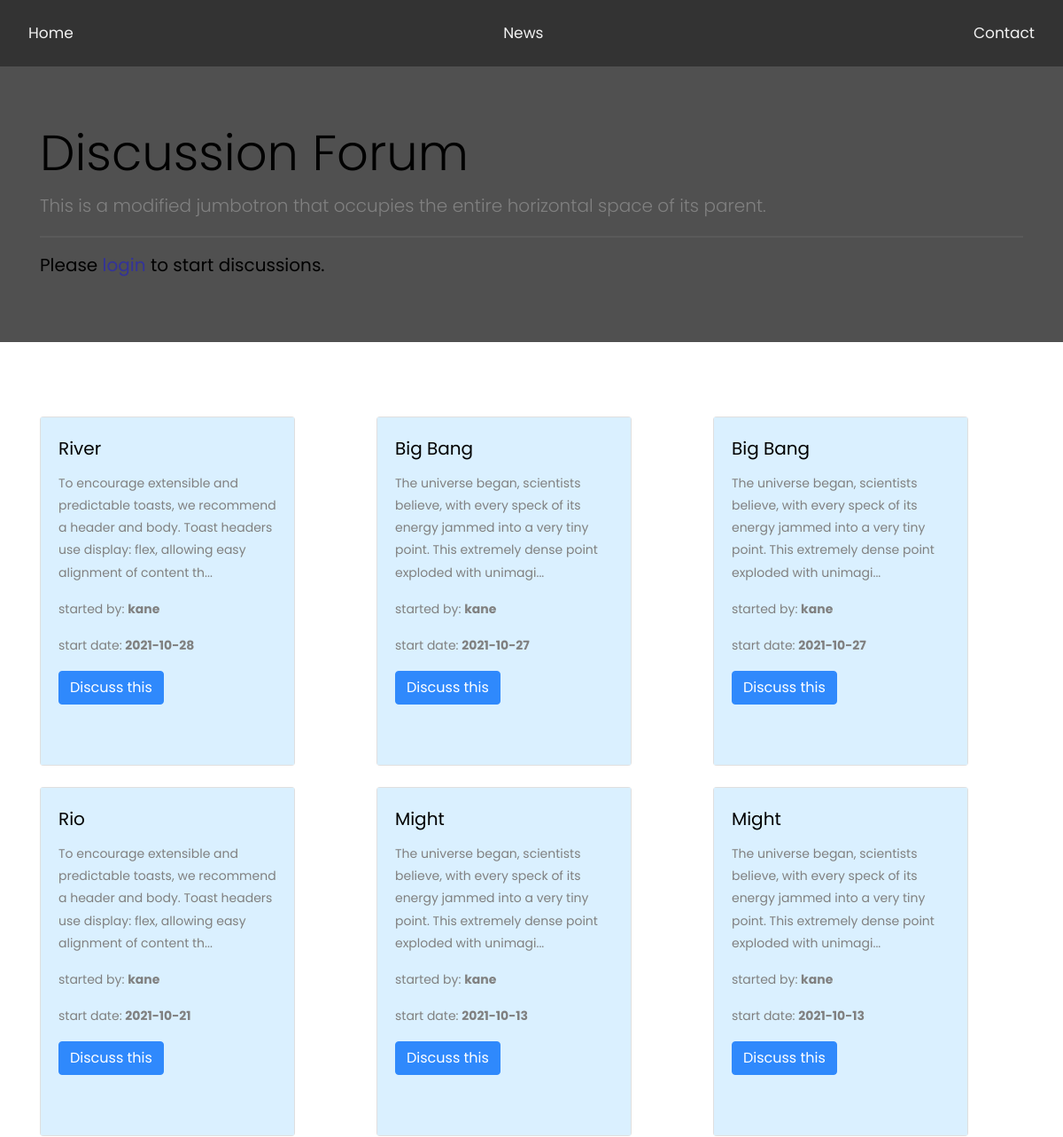
The app's page /forum.php (upper part), older data.
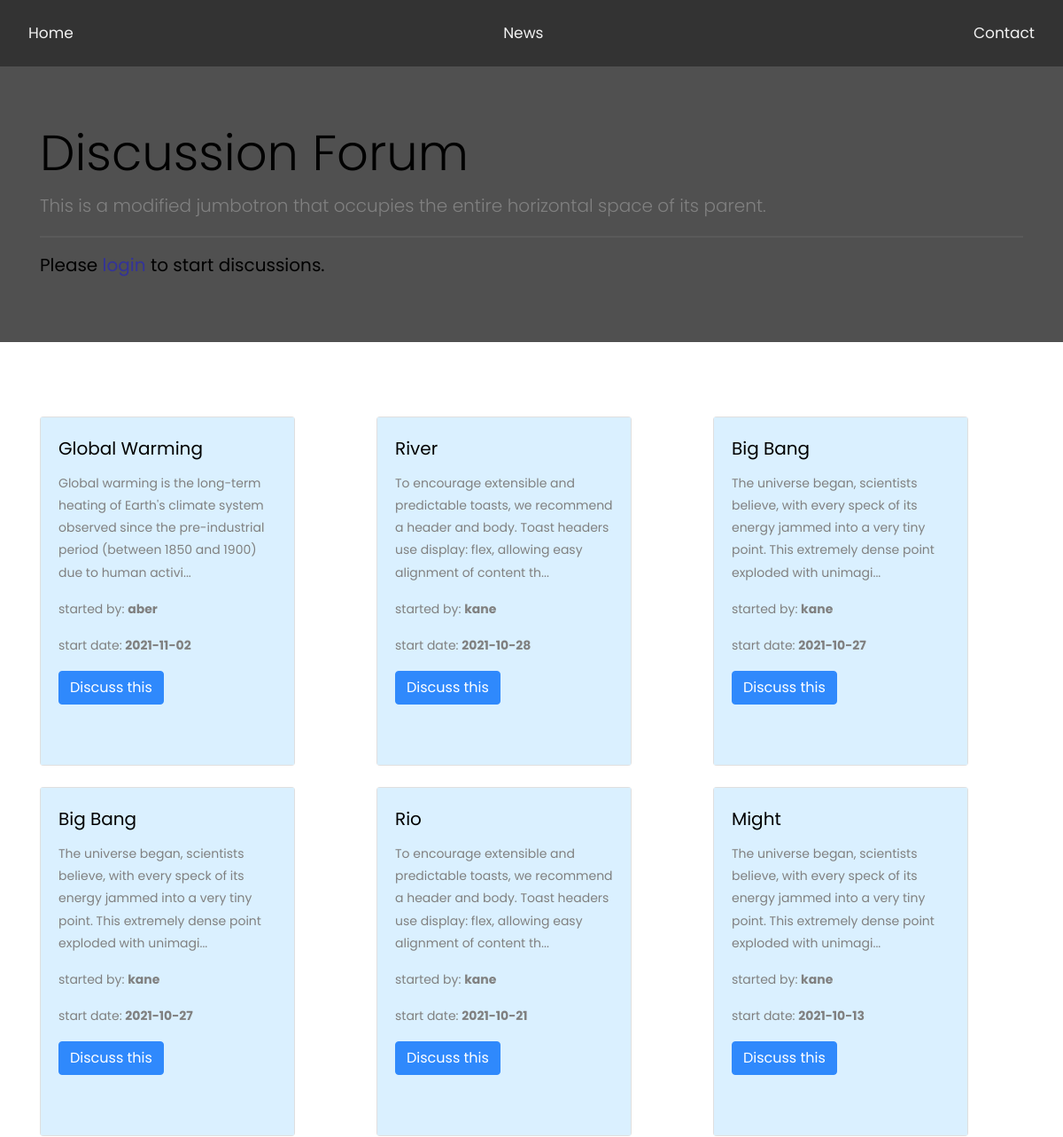
The same page, newer data.
### tables this page shows
CREATE TABLE IF NOT EXISTS `forumnew` (
  `id` int NOT NULL AUTO_INCREMENT,
  `title` varchar(255) DEFAULT NULL,
  `description` varchar(1000) DEFAULT NULL,
  `created` date DEFAULT NULL,
  `started` varchar(100) NOT NULL,
  PRIMARY KEY (`id`)
);

### forum.php (the view, shortened to what this page needs)
<!doctype html>
<html lang="en">
<head>
    <link href="https://cdn.jsdelivr.net/npm/bootstrap@5.1.1/dist/css/bootstrap.min.css" rel="stylesheet"
>
    <link rel="stylesheet" href="https://stackpath.bootstrapcdn.com/font-awesome/4.7.0/css/font-awesome.min.css">
    <link rel="stylesheet" href="css/style.css">
</head>
<body>
    <div class="navbar">
        <a href="index.php">Home</a>
        <a href="#news">News</a>
        <a href="#contact">Contact</a>
    </div>
        <div class="jumbotron jumbotron-fluid" style="margin-bottom:5%; background-color:#505050">
            <div class="container" id="jumbo">
                <h1 class="display-4">Discussion Forum</h1>
                <p class="lead">This is a modified jumbotron that occupies the entire horizontal space of its parent.
                </p>
                <hr>
 <?php
   if(isset($_SESSION['LOGIN']) && $_SESSION['LOGIN']!=''){
       echo '
       <p class="lead">
  <a class="btn btn-outline-primary btn-lg" data-bs-toggle="collapse" href="#collapseExample" role="button" aria-expanded="false" aria-controls="collapseExample">
    start a discussion
  </a>
</p>
<div class="collapse" id="collapseExample">
  <div class="card card-body">
   <form method="POST" action="forum.php">
   <div class="mb-3">
  <label for="exampleFormControlInput1" class="form-label">Enter the title</label>
  <input type="text" class="form-control" id="exampleFormControlInput1" style="border:1px solid black;" name="title" required>
</div>
  <div class="mb-3">
  <label for="exampleFormControlTextarea1" class="form-label">Enter the Description</label>
  <textarea class="form-control" id="exampleFormControlTextarea1" rows="4" style="border:1px solid black;" name="description" required></textarea>
  </div>
  <div class = "mb-3">
    <input type = "submit" class = "btn btn-outline-success" value = "Post"><br>
</div>
  </form>
  </div>
</div>
</div>
       ';
   }
   else{
   echo '
   <h5>Please <a href="login.php" style="color:#339;">login</a> to start discussions.</h5>
  </div>
   ';
   }
 ?>
            </div>
    <div class="container">
        <div class="row g-4" >
<?php
$conn = mysqli_connect("localhost", "root", "", "bookstore");
$sql = "select * from forumnew order by created DESC";
$result = mysqli_query($conn, $sql);
while($row = mysqli_fetch_assoc($result)) {
    $forum_id = $row["id"];
    echo '
    <div class="col-md-4 col-sm-3">
                <div class="card my-4 h-100 " style="width: 18rem;">
                    <div class="card-body" style="background-color:#daf0ff">
                        <h5 class="card-title">'.$row["title"].'</h5>
                        <p class="card-text">'.substr($row['description'],0,150).'...</p>
                        <p class="card-text">started by: <strong>'.$row["started"].'</strong></p>
                        <p class="card-text">start date: <strong>'.$row["created"].'</strong></p>
                        <a href="comments.php?fid='.$forum_id.'" class="btn btn-primary">Discuss this</a>
                    </div>
                </div>
            </div>
            ';
  }
?>
        </div>
    </div>
    </body>
</html>

Row changes from the older to the newer data that the page shows:
no longer on this page (row unchanged): forumnew: title "Might", description "The universe began, scientists believe, with every speck of its energy jammed into a very tiny point. This extremely dense point exploded with unimagi", started "kane", created "2021-10-13"
added forumnew: title "Global Warming", description "Global warming is the long-term heating of Earth's climate system observed since the pre-industrial period (between 1850 and 1900) due to human activi", started "aber", created "2021-11-02"
